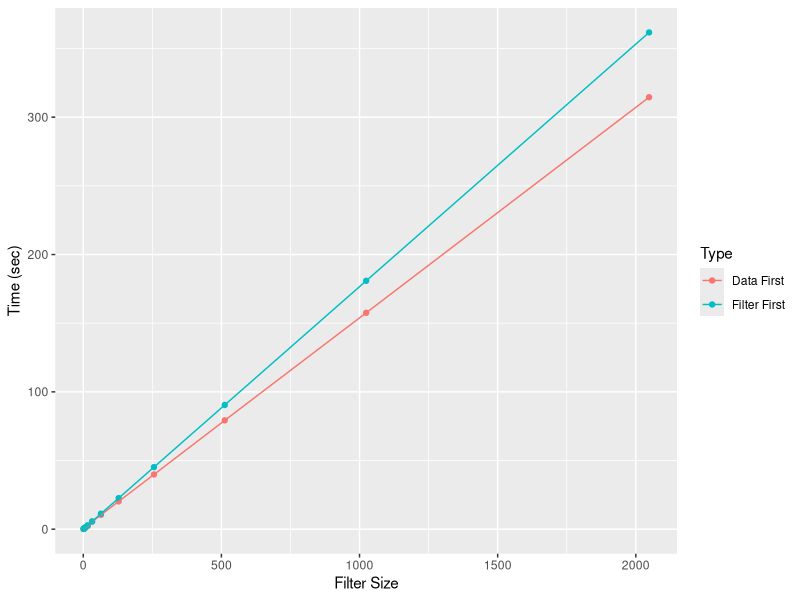
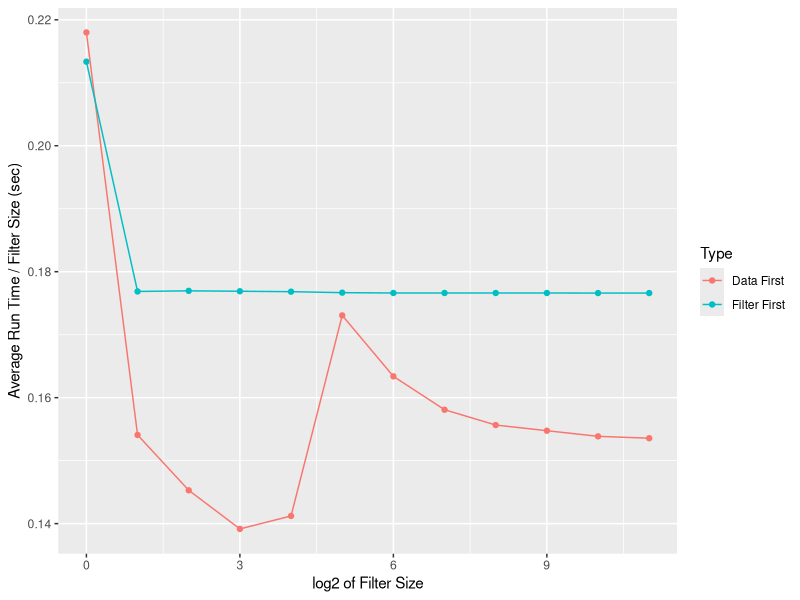

Write the R code that produced these figures, in order. (Note: this script raises an error after producing the figures.)
library(readr)
library(dplyr)
library(ggplot2)

serial <- read_csv("serial.txt", skip = 1, n_max = 480, col_names = F)
parallel <- read_csv("parallel.txt", skip = 1, n_max = 200, col_names = F)

serial_ave <- serial %>% group_by(X2, X4) %>% summarise(Time = mean(X3), 
                                                        lower = t.test(X3)$conf.int[1],
                                                        upper = t.test(X3)$conf.int[2])
ggplot(aes(x = X4, y = Time, color = X2), data = serial_ave) +
#      geom_ribbon(aes(x = X4, ymin = lower, ymax = upper, col = X2), alpha = 0.3) +
      geom_point() +geom_line() + xlab("Filter Size") + ylab("Time (sec)") + 
      scale_color_discrete(name = "Type")

serial_ave <- serial_ave %>% mutate(nTime = Time / X4)
ggplot(aes(x = log2(X4), y = nTime, color = X2), data = serial_ave) +
      geom_point() +geom_line() + xlab("log2 of Filter Size") + ylab("Average Run Time / Filter Size (sec)") + 
      scale_color_discrete(name = "Type")




parallel_ave <- parallel %>% group_by(X1, X3) %>% summarise(Time = mean(X4), 
                                                            lower = t.test(X3)$conf.int[1],
                                                            upper = t.test(X3)$conf.int[2])
parallel_ave$Speedup = NA
data_first <- parallel_ave$X3 == "Data First"
parallel_ave$Speedup[data_first] <- 
      parallel_ave$Time[data_first][1]/parallel_ave$Time[data_first]

filter_first <- parallel_ave$X3 == "Filter First"
parallel_ave$Speedup[filter_first] <- 
      parallel_ave$Time[filter_first][1]/parallel_ave$Time[filter_first]
ggplot(aes(x = X1, y = Speedup, color = X3), data = parallel_ave) + geom_point() + xlab("Filter Size")
